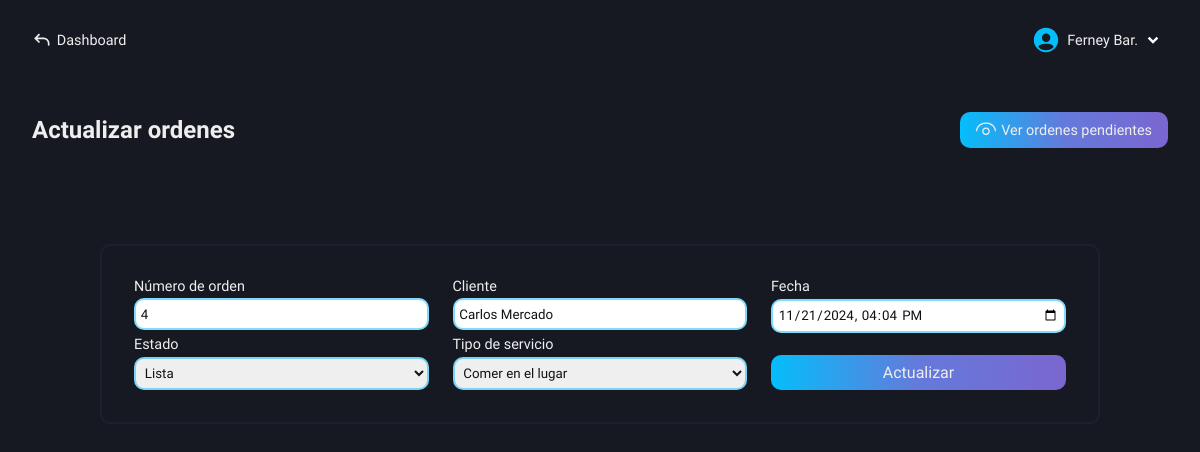
/roles/restaurant/kitchen/functions/get-data.php?id=6 (signed in), run on an earlier commit of the app's database.
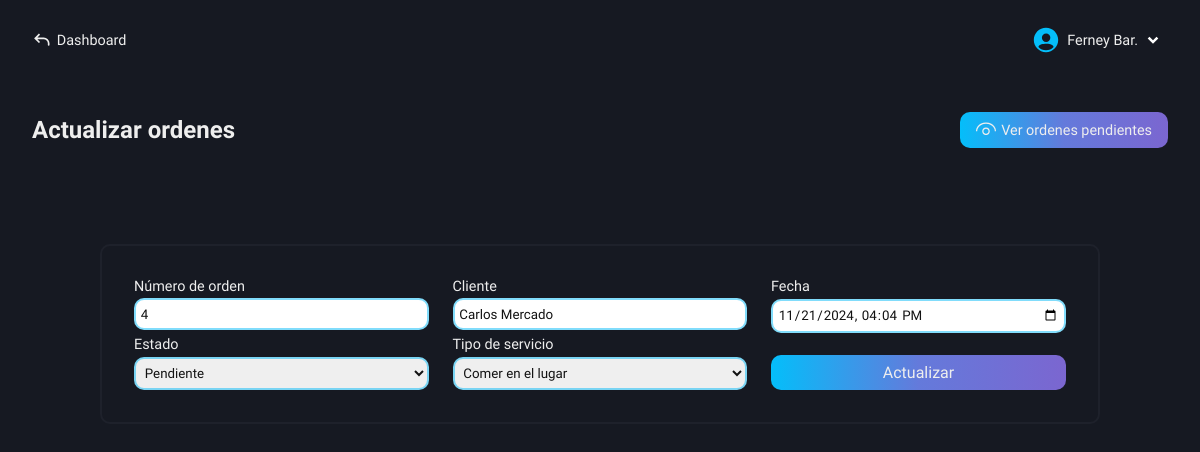
And on a later commit of the database.
### tables this page shows
CREATE TABLE `pending_orders` (
  `id` int(11) NOT NULL AUTO_INCREMENT,
  `order_number` int(11) NOT NULL,
  `customer` varchar(100) NOT NULL,
  `order_date` varchar(100) NOT NULL,
  `order_status` varchar(100) NOT NULL,
  `type_service` varchar(100) NOT NULL,
  `transaction` varchar(100) NOT NULL,
  PRIMARY KEY (`id`)
);

### roles/restaurant/kitchen/functions/get-data.php (the view, shortened to what the changed rows need)
<!DOCTYPE html>
<html lang="es">
<head>
    <link rel="stylesheet" href="../../../../css/restaurant/add-orders.css">
    <link rel="stylesheet" href="../../../../css/restaurant/base-autocomplete.css">
    <link rel="stylesheet" href="https://code.jquery.com/ui/1.12.1/themes/base/jquery-ui.css">
    <?php
        include("../../../../conexion.php");
        if (isset($_GET['id'])) {
            $id_order = $_GET['id'];
        }
        $queryOrders = "SELECT * FROM pending_orders WHERE id = $id_order";
        $result = mysqli_query($conexion, $queryOrders);
        $row = mysqli_fetch_array($result);
    ?>
</head>
<body>
    <main class="main">
        <section class="add-orders-form" id="hidden-modal">
            <div class="add-form">
                <div class="tlt-button">
                    <h2 class="tlt-function">Actualizar ordenes</h2>
                </div>
                <div class="content-form">
                    <form action="update.php?id=<?php echo $id_order ?>" method="POST" class="form">
                        <div class="alls">
                            <div class="content-labels-inputs">
                                <div class="label-input">
                                    <label for="order-number">Número de orden</label>
                                    <input type="number" name="order-number" class="input-form b-col-fcs-val" placeholder="Número de orden" value="<?php echo $row['order_number'] ?>" required>
                                </div>
                                <div class="label-input">
                                    <label for="status">Estado</label>
                                    <select name="status" id="" class="select b-col-fcs-val" required>
                                        <?php
                                            if($row['order_status'] == 'Pendiente') {
                                                echo "<option value='Pendiente' selected>Pendiente</option>";
                                            } else if($row['order_status'] == 'En preparación') {
                                                echo "<option value='Pendiente'>Pendiente</option>";
                                                echo "<option value='En preparación' selected>En preparación</option>";
                                                echo "<option value='Lista'>Lista</option>";
                                            } else if($row['order_status'] == 'Lista') {
                                                echo "<option value='Lista' selected>Lista</option>";
                                            }
                                        ?>
                                    </select>
                                </div>
                            </div>
                            <div class="content-labels-inputs">
                                <div class="label-input">
                                    <label for="customer">Cliente</label>
                                    <input type="text" name="customer" class="input-form b-col-fcs-val" placeholder="Cliente" value="<?php echo $row['customer'] ?>" required>
                                </div>
                                <div class="label-input">
                                    <label for="type-service">Tipo de servicio</label>
                                    <select name="type-service" id="" class="select b-col-fcs-val" required>
                                        <?php
                                            if($row['type_service'] == 'Comer en el lugar') {
                                                echo "<option value='Comer en el lugar' selected>Comer en el lugar</option>";
                                            } else if($row['type_service'] == 'Para llevar') {
                                                echo "<option value='Comer en el lugar'>Comer en el lugar</option>";
                                                echo "<option value='Para llevar' selected>Para llevar</option>";
                                                echo "<option value='A domicilio'>A domicilio</option>";
                                            } else if($row['type_service'] == 'A domicilio') {
                                                echo "<option value='Comer en el lugar'>Comer en el lugar</option>";
                                                echo "<option value='Para llevar'>Para llevar</option>";
                                                echo "<option value='A domicilio' selected>A domicilio</option>";
                                            }
                                        ?>
                                    </select>
                                </div>
                            </div>
                            <div class="content-labels-inputs">
                                <div class="label-input">
                                    <label for="date">Fecha</label>
                                    <input type="datetime-local" name="date" class="input-form b-col-fcs-val" placeholder="Fecha" value="<?php echo $row['order_date'] ?>" required>
                                </div>
                            </div>
                        </div>
                    </form>
                </div>
            </div>
        </section>
    </main>
</body>
</html>

What changed in the data, as far as the page shows it:
changed pending_orders "Carlos Mercado": status "Lista" → "Pendiente"
